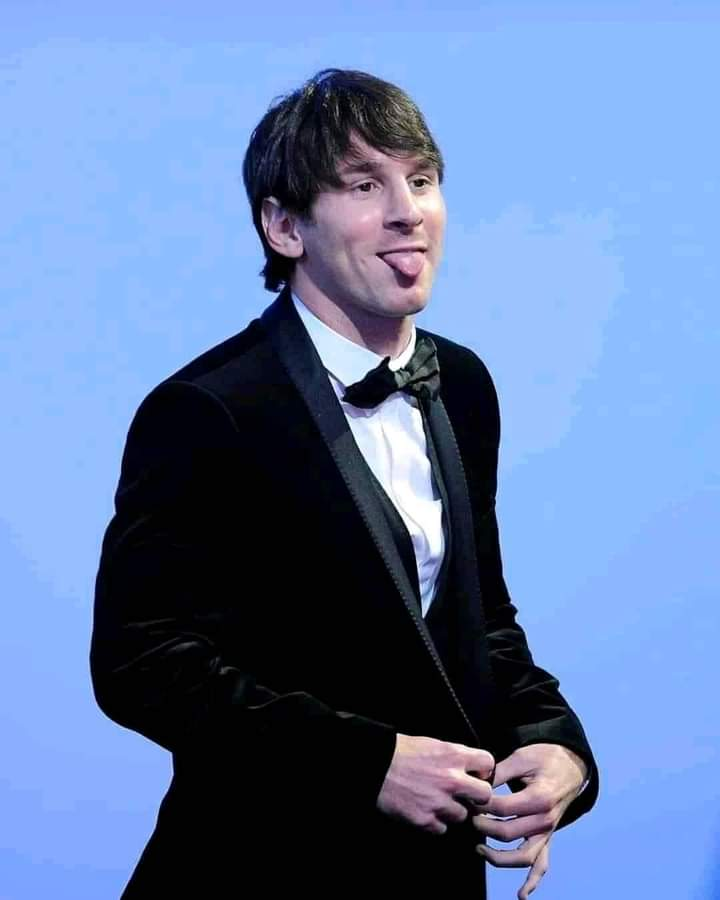
#> input picture GOAT.jpg, 720 x 900 px
$ python convert.py
#> lines starting #> are read from the running program, lines starting #| are printed output that depends on the picture
from PIL import Image

# Make sure to change 'my_photo.jpg' to the actual name of your image!
img = Image.open('GOAT.jpg').convert('L')
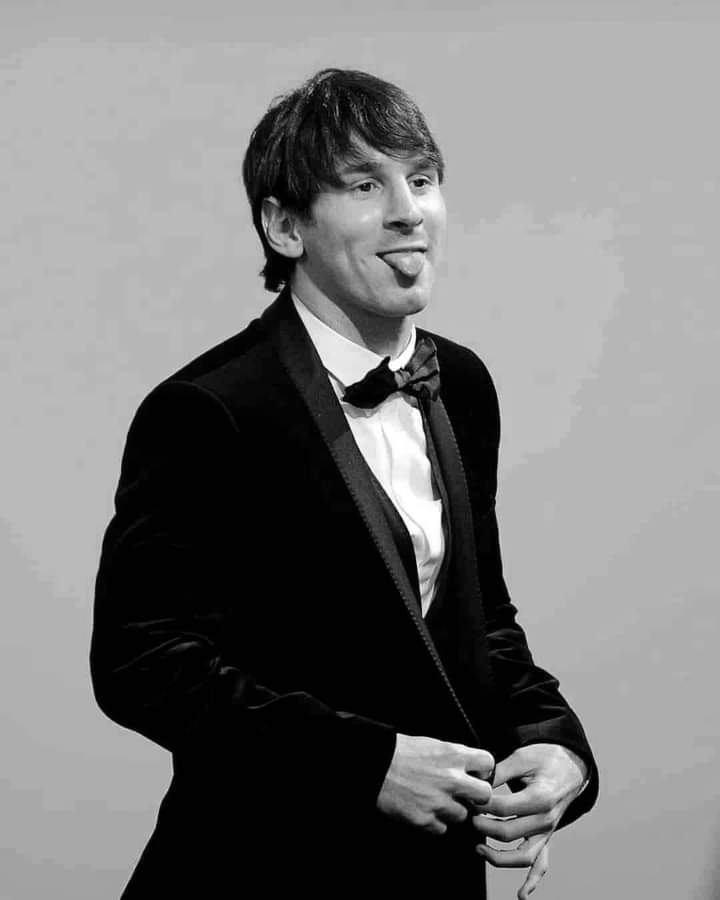
#> img: PIL image 720x900 L; min 0, max 255, mean 122.1

with open('custom_input.raw', 'wb') as f:
    f.write(img.tobytes())

print(f"Image Width: {img.width}")
#| Image Width: 720
print(f"Image Height: {img.height}")
#| Image Height: 900

$ run again, with carlsen.jpg copied over GOAT.jpg
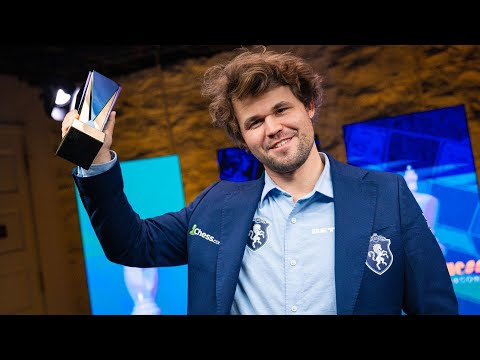
#> input picture carlsen.jpg, 480 x 360 px
#> `img = Image.open('GOAT.jpg').convert('L')`:
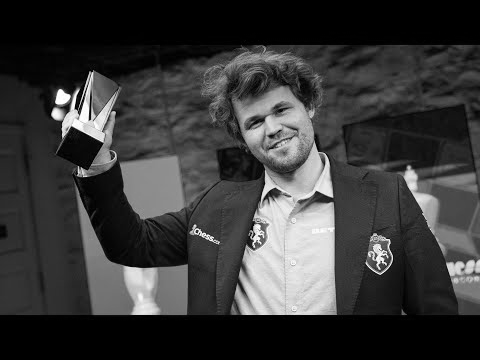
#> img: PIL image 480x360 L; min 0, max 255, mean 57.3
#| Image Width: 480
#| Image Height: 360

$ run again, with pic.jpg copied over GOAT.jpg
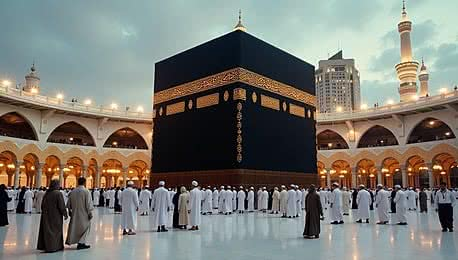
#> input picture pic.jpg, 458 x 260 px
#> `img = Image.open('GOAT.jpg').convert('L')`:
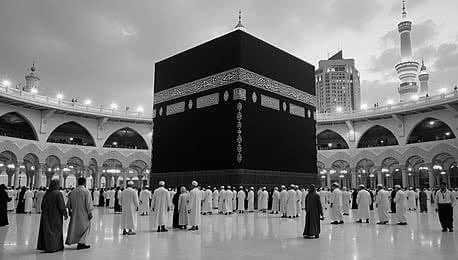
#> img: PIL image 458x260 L; min 0, max 255, mean 119.7
#| Image Width: 458
#| Image Height: 260
